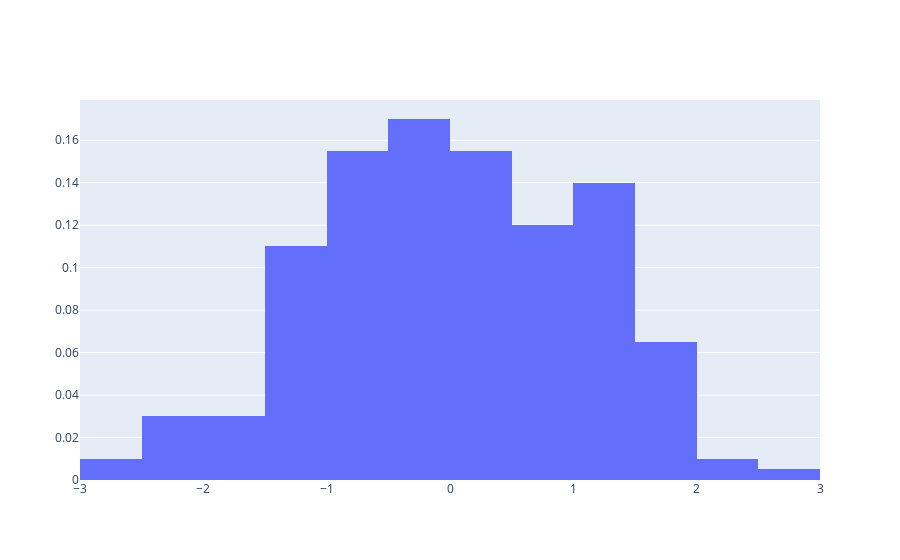

The code cell stored with this chart in its notebook:
### Code cell
data = [hist]

offline.iplot(data)

### Figure 1 — Plotly figure (JSON) as saved in the notebook; plotly's stock layout.template omitted (floating-point values rounded to 4 significant figures; data arrays with more than 128 entries replaced by an {"elided": "..."} marker saying what was removed)
{"data": [{"histnorm": "probability", "type": "histogram", "x": {"elided": "200 float values"}}], "layout": {}}
